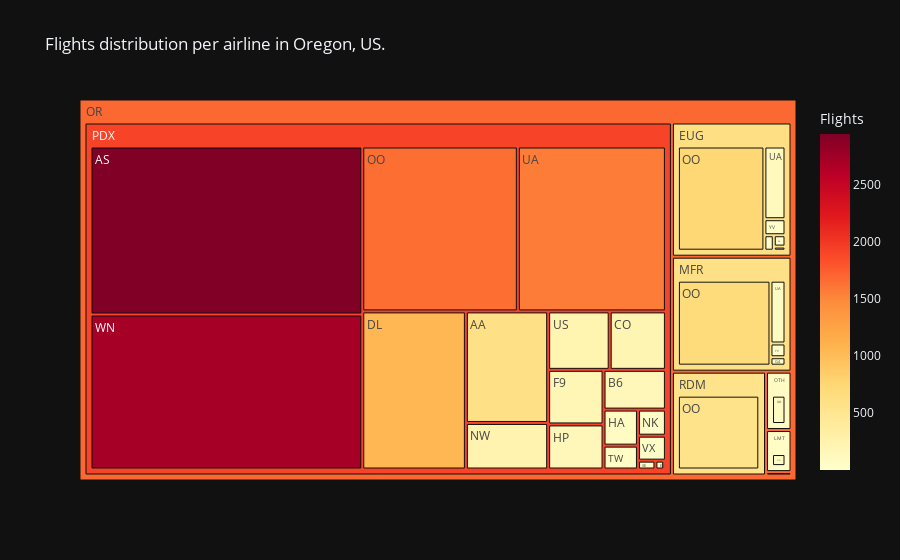

The notebook cell saved with this chart:
### Code cell
# Create the treemap
oregon_tree_fig = px.treemap(
    tree_data[tree_data['StateCode'] == 'OR'],
    color='Flights',
    values='Flights',
    title='Flights distribution per airline in Oregon, US.',
    path=['StateCode', 'Origin', 'Reporting_Airline'],
    color_continuous_scale='YlOrRd'
)

# Save the figure
oregon_tree_fig.write_image(f"{path.parent}/assets/Figure 04 - Flights distribution per airline in Oregon, US.png", width=640, height=640) # One-time run

# Display the chart
oregon_tree_fig.show()

### Figure 1 — Plotly figure (JSON) as saved in the notebook; plotly's stock layout.template omitted (floating-point values rounded to 4 significant figures)
{"data": [{"branchvalues": "total", "customdata": [[592.0], [2946.0], [1.0], [160.0], [212.0], [1057.0], [5.0], [4.0], [195.0], [11.0], [11.0], [1.0], [80.0], [161.0], [47.0], [247.0], [746.0], [62.0], [684.0], [86.0], [1655.0], [560.0], [5.0], [53.0], [127.0], [82.0], [1575.0], [3.0], [232.0], [45.0], [2717.0], [12.0], [10.0], [28.0], [18.0], [1.0], [618.2], [62.0], [597.5], [86.0], [1919.0], [555.1], [5.0], [1690.0]], "domain": {"x": [0.0, 1.0], "y": [0.0, 1.0]}, "hovertemplate": "labels=%{label}<br>Flights_sum=%{value}<br>parent=%{parent}<br>id=%{id}<br>Flights=%{color}<extra></extra>", "ids": ["OR/PDX/AA", "OR/PDX/AS", "OR/RDM/AS", "OR/PDX/B6", "OR/PDX/CO", "OR/PDX/DL", "OR/PDX/EV", "OR/EUG/F9", "OR/PDX/F9", "OR/EUG/G4", "OR/MFR/G4", "OR/RDM/G4", "OR/PDX/HA", "OR/PDX/HP", "OR/PDX/NK", "OR/PDX/NW", "OR/EUG/OO", "OR/LMT/OO", "OR/MFR/OO", "OR/OTH/OO", "OR/PDX/OO", "OR/RDM/OO", "OR/SLE/OO", "OR/PDX/TW", "OR/EUG/UA", "OR/MFR/UA", "OR/PDX/UA", "OR/RDM/UA", "OR/PDX/US", "OR/PDX/VX", "OR/PDX/WN", "OR/EUG/XE", "OR/PDX/XE", "OR/EUG/YV", "OR/MFR/YV", "OR/PDX/YV", "OR/EUG", "OR/LMT", "OR/MFR", "OR/OTH", "OR/PDX", "OR/RDM", "OR/SLE", "OR"], "labels": ["AA", "AS", "AS", "B6", "CO", "DL", "EV", "F9", "F9", "G4", "G4", "G4", "HA", "HP", "NK", "NW", "OO", "OO", "OO", "OO", "OO", "OO", "OO", "TW", "UA", "UA", "UA", "UA", "US", "VX", "WN", "XE", "XE", "YV", "YV", "YV", "EUG", "LMT", "MFR", "OTH", "PDX", "RDM", "SLE", "OR"], "marker": {"coloraxis": "coloraxis", "colors": [592.0, 2946.0, 1.0, 160.0, 212.0, 1057.0, 5.0, 4.0, 195.0, 11.0, 11.0, 1.0, 80.0, 161.0, 47.0, 247.0, 746.0, 62.0, 684.0, 86.0, 1655.0, 560.0, 5.0, 53.0, 127.0, 82.0, 1575.0, 3.0, 232.0, 45.0, 2717.0, 12.0, 10.0, 28.0, 18.0, 1.0, 618.2, 62.0, 597.5, 86.0, 1919.0, 555.1, 5.0, 1690.0]}, "name": "", "parents": ["OR/PDX", "OR/PDX", "OR/RDM", "OR/PDX", "OR/PDX", "OR/PDX", "OR/PDX", "OR/EUG", "OR/PDX", "OR/EUG", "OR/MFR", "OR/RDM", "OR/PDX", "OR/PDX", "OR/PDX", "OR/PDX", "OR/EUG", "OR/LMT", "OR/MFR", "OR/OTH", "OR/PDX", "OR/RDM", "OR/SLE", "OR/PDX", "OR/EUG", "OR/MFR", "OR/PDX", "OR/RDM", "OR/PDX", "OR/PDX", "OR/PDX", "OR/EUG", "OR/PDX", "OR/EUG", "OR/MFR", "OR/PDX", "OR", "OR", "OR", "OR", "OR", "OR", "OR", ""], "values": [592, 2946, 1, 160, 212, 1057, 5, 4, 195, 11, 11, 1, 80, 161, 47, 247, 746, 62, 684, 86, 1655, 560, 5, 53, 127, 82, 1575, 3, 232, 45, 2717, 12, 10, 28, 18, 1, 928, 62, 795, 86, 11990, 565, 5, 14431], "type": "treemap"}], "layout": {"coloraxis": {"colorbar": {"title": {"text": "Flights"}}, "colorscale": [[0.0, "rgb(255,255,204)"], [0.125, "rgb(255,237,160)"], [0.25, "rgb(254,217,118)"], [0.375, "rgb(254,178,76)"], [0.5, "rgb(253,141,60)"], [0.625, "rgb(252,78,42)"], [0.75, "rgb(227,26,28)"], [0.875, "rgb(189,0,38)"], [1.0, "rgb(128,0,38)"]]}, "legend": {"tracegroupgap": 0}, "title": {"text": "Flights distribution per airline in Oregon, US."}}}
